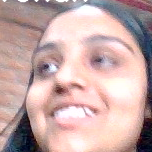
#> input picture src/7.png, 152 x 152 px, given in place of the camera
$ python filter.py
#> lines starting #> are read from the running program, lines starting #| are printed output that depends on the picture; after the words box and inside, x2 and y2 are one past the last pixel; in counts of white or black regions, pixels touching at a corner belong together
### src/utils.py
import cv2
import os

# source: https://stackoverflow.com/a/44659589
# [26 lines left out: function image_resize, not called in this run]


class CFEVideoConf(object):
    # Standard Video Dimensions Sizes
    STD_DIMENSIONS =  {
        "360p": (480, 360),
        "480p": (640, 480),
        "720p": (1280, 720),
        "1080p": (1920, 1080),
        "4k": (3840, 2160),
    }
    # Video Encoding, might require additional installs
    # Types of Codes: http://www.fourcc.org/codecs.php
    VIDEO_TYPE = {
        'avi': cv2.VideoWriter_fourcc(*'XVID'),
        #'mp4': cv2.VideoWriter_fourcc(*'H264'),
        'mp4': cv2.VideoWriter_fourcc(*'XVID'),
    }

    width           = 640
    height          = 480
    dims            = (640, 480)
    capture         = None
    video_type      = None
    def __init__(self, capture, filepath, res="480p", *args, **kwargs):
        self.capture = capture
        self.filepath = filepath
        self.width, self.height = self.get_dims(res=res)
        self.video_type = self.get_video_type()

    # Set resolution for the video capture
    # Function adapted from https://kirr.co/0l6qmh
    def change_res(self, width, height):
        self.capture.set(3, width)
        self.capture.set(4, height)

    def get_dims(self, res='480p'):
        width, height = self.STD_DIMENSIONS['480p']
        if res in self.STD_DIMENSIONS:
            width, height = self.STD_DIMENSIONS[res]
        self.change_res(width, height)
        self.dims = (width, height)
        return width, height

    def get_video_type(self):
        filename, ext = os.path.splitext(self.filepath)
        if ext in self.VIDEO_TYPE:
          return  self.VIDEO_TYPE[ext]
        return self.VIDEO_TYPE['avi']

### src/filter.py
import numpy as np
import cv2
import random
from utils import CFEVideoConf, image_resize
import glob
import math

#this is a filter code

cap = cv2.VideoCapture(0)

frames_per_seconds = 20
save_path='saved-media/filter.mp4'
config = CFEVideoConf(cap, filepath=save_path, res='480p')
out = cv2.VideoWriter(save_path, config.video_type, frames_per_seconds, config.dims)


def verify_alpha_channel(frame):
    try:
        frame.shape[3] # looking for the alpha channel
    except IndexError:
        frame = cv2.cvtColor(frame, cv2.COLOR_BGR2BGRA)
    return frame


def apply_hue_saturation(frame, alpha, beta):
    hsv_image = cv2.cvtColor(frame, cv2.COLOR_BGR2HSV)
    h, s, v = cv2.split(hsv_image)
    s.fill(199)
    v.fill(255)
    hsv_image = cv2.merge([h, s, v])

    out = cv2.cvtColor(hsv_image, cv2.COLOR_HSV2BGR)
    frame = verify_alpha_channel(frame)
    out = verify_alpha_channel(out)
    cv2.addWeighted(out, 0.25, frame, 1.0, .23, frame)
    return frame


def apply_color_overlay(frame, intensity=0.5, blue=0, green=0, red=0):
    frame = verify_alpha_channel(frame)
    frame_h, frame_w, frame_c = frame.shape
    sepia_bgra = (blue, green, red, 1)
    overlay = np.full((frame_h, frame_w, 4), sepia_bgra, dtype='uint8')
    cv2.addWeighted(overlay, intensity, frame, 1.0, 0, frame)
    return frame


def apply_sepia(frame, intensity=0.5):
    frame = verify_alpha_channel(frame)
    frame_h, frame_w, frame_c = frame.shape
    sepia_bgra = (20, 66, 112, 1)
    overlay = np.full((frame_h, frame_w, 4), sepia_bgra, dtype='uint8')
    cv2.addWeighted(overlay, intensity, frame, 1.0, 0, frame)
    return frame


def alpha_blend(frame_1, frame_2, mask):
    alpha = mask/255.0
    blended = cv2.convertScaleAbs(frame_1*(1-alpha) + frame_2*alpha)
    return blended


def apply_circle_focus_blur(frame, intensity=0.2):
    frame = verify_alpha_channel(frame)
    frame_h, frame_w, frame_c = frame.shape
    y = int(frame_h/2)
    x = int(frame_w/2)

    mask = np.zeros((frame_h, frame_w, 4), dtype='uint8')
    cv2.circle(mask, (x, y), int(y/2), (255,255,255), -1, cv2.LINE_AA)
    mask = cv2.GaussianBlur(mask, (21,21),11 )

    blured = cv2.GaussianBlur(frame, (21,21), 11)
    blended = alpha_blend(frame, blured, 255-mask)
    frame = cv2.cvtColor(blended, cv2.COLOR_BGRA2BGR)
    return frame


def portrait_mode(frame):
    cv2.imshow('frame', frame)
    gray = cv2.cvtColor(frame, cv2.COLOR_BGR2GRAY)
    _, mask = cv2.threshold(gray, 120,255,cv2.THRESH_BINARY)

    mask = cv2.cvtColor(mask, cv2.COLOR_GRAY2BGRA)
    blured = cv2.GaussianBlur(frame, (21,21), 11)
    blended = alpha_blend(frame, blured, mask)
    frame = cv2.cvtColor(blended, cv2.COLOR_BGRA2BGR)
    return frame


def apply_invert(frame):
    return cv2.bitwise_not(frame)

while(True):
    # Capture frame-by-frame
    ret, frame = cap.read()
#> frame is the input picture: shape (152, 152, 3); mean B, G, R 168, 170.1, 198.6
    frame = cv2.cvtColor(frame, cv2.COLOR_BGR2BGRA)
#> frame: shape (152, 152, 4)
    #cv2.imshow('frame',frame)


    hue_sat = apply_hue_saturation(frame.copy(), alpha=3, beta=3)
#> in apply_hue_saturation, `hsv_image = cv2.cvtColor(frame, cv2.COLOR_BGR2HSV)`: hsv_image: shape (152, 152, 3); mean H, S, V 51.4, 52, 201
#> in apply_hue_saturation, `s.fill(199)`: s: shape (152, 152); every value is 199
#> in apply_hue_saturation, `v.fill(255)`: v: shape (152, 152); every value is 255
#> in apply_hue_saturation, `hsv_image = cv2.merge([h, s, v])`: hsv_image: shape (152, 152, 3); mean H, S, V 51.4, 199, 255
#> in apply_hue_saturation, `out = cv2.cvtColor(hsv_image, cv2.COLOR_HSV2BGR)`:
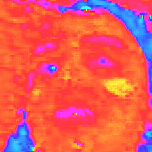
#> out: shape (152, 152, 3); mean B, G, R 91.1, 87.7, 235.8
    cv2.imshow('hue_sat', hue_sat)

    sepia = apply_sepia(frame.copy(), intensity=.8)
    cv2.imshow('sepia',sepia)

    color_overlay = apply_color_overlay(frame.copy(), intensity=.8, red=123, green=231)
#> in apply_color_overlay, `cv2.addWeighted(overlay, intensity, frame, 1.0, 0, frame)`:
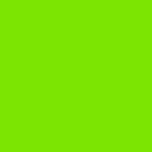
#> overlay: shape (152, 152, 4); mean B, G, R, A 0, 231, 123, 1
#> in apply_color_overlay, `cv2.addWeighted(overlay, intensity, frame, 1.0, 0, frame)`:
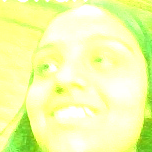
#> frame: shape (152, 152, 4); mean B, G, R, A 168, 252.6, 241.9, 255
    cv2.imshow('color_overlay',color_overlay)

    invert = apply_invert(frame.copy())
#> in apply_invert, `return cv2.bitwise_not(frame)`:
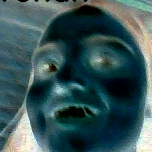
#> returned value: shape (152, 152, 4); mean of channels 0, 1, 2, 3 87, 84.9, 56.4, 0; drawn as B, G, R
    cv2.imshow('invert', invert)

    blur_mask = apply_circle_focus_blur(frame.copy())
    cv2.imshow('blur_mask', blur_mask)

    portrait = portrait_mode(frame.copy())
#> in portrait_mode, `gray = cv2.cvtColor(frame, cv2.COLOR_BGR2GRAY)`:
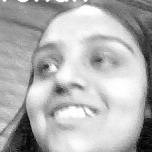
#> gray: shape (152, 152); min 2, max 255, mean 178.4
#> in portrait_mode, `_, mask = cv2.threshold(gray, 120,255,cv2.THRESH_BINARY)`:
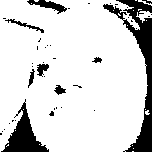
#> mask: shape (152, 152); 84.7% white; 42 black regions (34 under 20 px), largest, box (x1, y1, x2, y2) and area: (103, 0, 152, 152) 1922, (1, 99, 49, 152) 934, (27, 0, 67, 14) 221
#> in alpha_blend (call 2), `blended = cv2.convertScaleAbs(frame_1*(1-alpha) + frame_2*alpha)`:
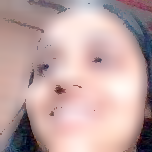
#> blended: shape (152, 152, 4); mean B, G, R, A 164.4, 165.9, 193.7, 255
    cv2.imshow('portrait',portrait)
    if cv2.waitKey(20) & 0xFF == ord('q'):
#> (key q is pressed here)
        break

# When everything done, release the capture
cap.release()
cv2.destroyAllWindows()
